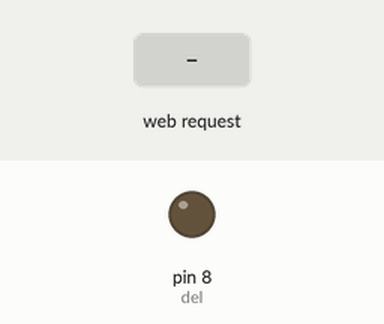
The sketch below on a simulated Arduino Uno, built for the host (arithmetic inside an expression is 32-bit, double 64-bit). Shown: output pins drawn as LEDs (lit = HIGH). Inputs (shaded band) come from the test bench.

Above: at 1.2 s.
1.3 s: HTTP request GET /?LED=1 received
At 1.9 s:
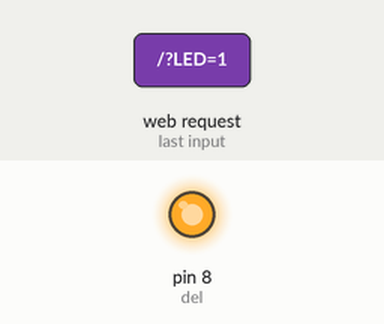
2.8 s: HTTP request GET /?LED=0 received
At 4.2 s:
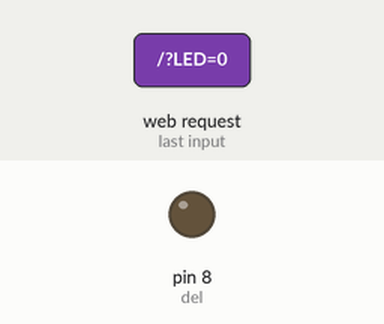
Timing chart, 0 to 5.8 s (numbered marks = the images above; inputs shaded):
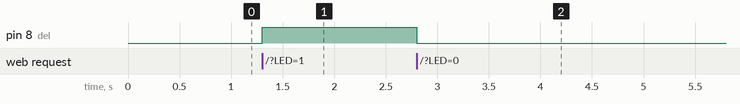

Measured:
- after the input at 1.3 s, pin 8 (del): LOW → HIGH at once
- after the input at 2.8 s, pin 8 (del): HIGH → LOW at once

The sketch:

ethernet_commande_del.ino
```cpp
#include <SPI.h>
#include <Client.h>
#include <Ethernet.h>
#include <Server.h>

//déterminer l'adresse mac et ip
byte mac[] = {0xDE, 0xAD, 0xBE, 0xEF, 0xFE, 0xED};
byte ip[] = { 192, 168, 1, 177};

//port de communication
EthernetServer server(80);

//déclaration de la del sur la sortie n°8

int del = 8;

//durée de transmission de la chaîne de caractères en ms
String readString = String(30);

//mettre la del à l'état LOW au démarrage

boolean LEDON8 = false;

void setup(){
  Ethernet.begin(mac, ip);
  pinMode(del, OUTPUT);
  Serial.begin(9600);
}

void loop(){
  EthernetClient client = server.available();
  if (client) //tester s'il y a une requête client
  {
    while (client.connected()) // si le client est connecté
    {
      if (client.available()) //si tout est OK pour démarrer
      {
        char c = client.read(); //LEGGI I SINGOLI CARATTERI INVIATI
        if (readString.length() < 100)
        {
          readString += c; //CONCATENA I CARATTERI
        }
        if (c == '\n') //VEDE SE C'E' IL CARATTERE DI FINE STRINGA, PER INDIVIDUARE CHE E' FINITA
        {
          if(readString.indexOf("LED=1") > 0) //IMPOSTA UNA VARIABILE DI TIPO BOLEANA (VERO-FALSO) PER GLI STATI DEL LED
          {
            LEDON8 = true;
          }

          else if(readString.indexOf("LED=0") > 0)
          {
            LEDON8 = false;
          }
          //créer la page HTML

          client.println("HTTP/1.1 200 OK");
          client.println("Content-Type: text/html");
          client.println();
          client.println("<html><head>""</head><body>");
          client.println("<h1><FONT color=red>Commander une del via le reseau local</FONT></h1>");//titre en rouge

          //afficher un sous titre DEL
          client.println("<h2>DEL</h2>");

          //afficher l'état ON d'une lampe
          if (LEDON8) {
            digitalWrite(del, HIGH);
            client.println("etat: ON<br>");
          }
          else {

            //afficher l'état OFF d'une lampe
            digitalWrite(del, LOW );
            client.println("etat: OFF<br>");
          }

          //CREA I PULSANTI RELATIVI A LED1
          client.println("<a href='?LED=0'>ETEINDRE</a>");
          client.println("<a href='?LED=1'>ALLUMER</a>");


           //SEPARATEUR
          client.println("<br>______________________________<br>");

         //balise fin de page HTML
          client.println("</body></html>");

          //SI PREPARA PER UNA NUOVA ISTRUZIONE
          readString="";

          //arrêter la connexion
          client.stop();
        }
      }
    }
  } }
```
